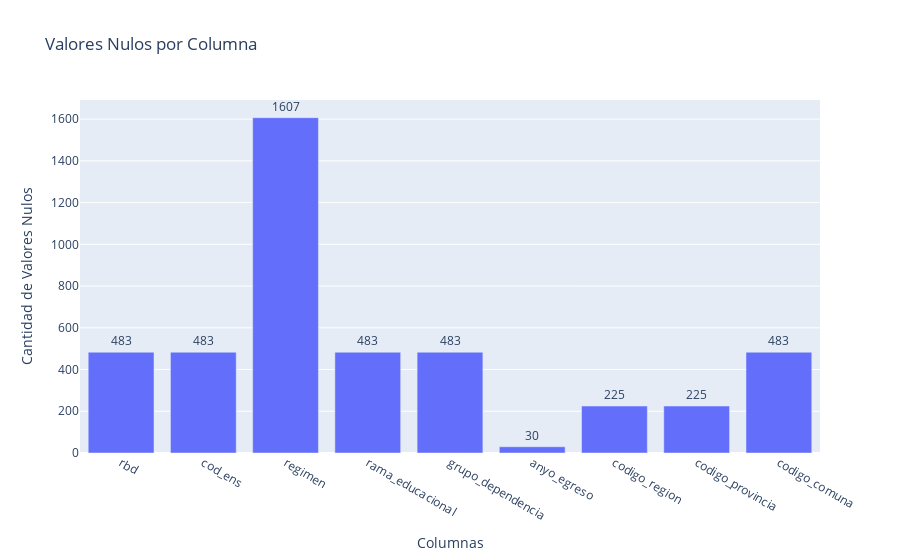

Notebook code cell kept with this figure:
### Markdown cell above
#### 5. Análisis de Correlaciones entre Variables
Aquí realizamos un análisis de correlaciones entre las variables numéricas. Esto es esencial para identificar relaciones lineales que podrían ser útiles en el modelado predictivo.

### Code cell
import pandas as pd
import plotly.express as px
import plotly.graph_objects as go

# Cargar datos limpios
file_path = 'C:/Users/BS/Documents/PAES2025_Admissions_Analysis/data/processed/clean_admissions_data_2025.csv'
data = pd.read_csv(file_path)

# Verificar valores nulos
null_counts = data.isnull().sum()
null_df = null_counts[null_counts > 0].reset_index()
null_df.columns = ['Column', 'MissingValues']

# Crear un gráfico de barras
fig = px.bar(null_df, x='Column', y='MissingValues', 
             title='Valores Nulos por Columna',
             labels={'MissingValues': 'Cantidad de Valores Nulos', 'Column': 'Columnas'},
             text='MissingValues')

fig.update_traces(textposition='outside')
fig.update_layout(uniformtext_minsize=8, uniformtext_mode='hide')
fig.show()

### Figure 1 — Plotly figure (JSON) as saved in the notebook; plotly's stock layout.template omitted (floating-point values rounded to 4 significant figures)
{"data": [{"alignmentgroup": "True", "hovertemplate": "Columnas=%{x}<br>Cantidad de Valores Nulos=%{text}<extra></extra>", "legendgroup": "", "marker": {"color": "#636efa", "pattern": {"shape": ""}}, "name": "", "offsetgroup": "", "orientation": "v", "showlegend": false, "text": [483, 483, 1607, 483, 483, 30, 225, 225, 483], "textposition": "outside", "type": "bar", "x": ["rbd", "cod_ens", "regimen", "rama_educacional", "grupo_dependencia", "anyo_egreso", "codigo_region", "codigo_provincia", "codigo_comuna"], "xaxis": "x", "y": [483, 483, 1607, 483, 483, 30, 225, 225, 483], "yaxis": "y"}], "layout": {"barmode": "relative", "legend": {"tracegroupgap": 0}, "title": {"text": "Valores Nulos por Columna"}, "uniformtext": {"minsize": 8, "mode": "hide"}, "xaxis": {"anchor": "y", "domain": [0, 1], "title": {"text": "Columnas"}}, "yaxis": {"anchor": "x", "domain": [0, 1], "title": {"text": "Cantidad de Valores Nulos"}}}}
